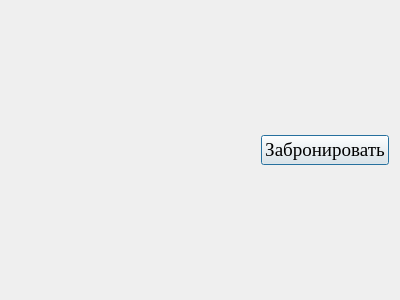
<?xml version="1.0" encoding="UTF-8"?>
<ui version="4.0">
 <class>DialogBooking</class>
 <widget class="QDialog" name="DialogBooking">
  <property name="geometry">
   <rect>
    <x>0</x>
    <y>0</y>
    <width>400</width>
    <height>300</height>
   </rect>
  </property>
  <property name="font">
   <font>
    <family>Times New Roman</family>
    <pointsize>14</pointsize>
   </font>
  </property>
  <property name="windowTitle">
   <string>Забронировать</string>
  </property>
  <layout class="QGridLayout" name="gridLayout_2">
   <item row="1" column="1">
    <widget class="QPushButton" name="pushButton">
     <property name="text">
      <string>Забронировать</string>
     </property>
    </widget>
   </item>
   <item row="1" column="0">
    <spacer name="horizontalSpacer">
     <property name="orientation">
      <enum>Qt::Horizontal</enum>
     </property>
     <property name="sizeHint" stdset="0">
      <size>
       <width>40</width>
       <height>20</height>
      </size>
     </property>
    </spacer>
   </item>
   <item row="0" column="0" colspan="2">
    <layout class="QGridLayout" name="gridLayout"/>
   </item>
  </layout>
 </widget>
 <resources/>
 <connections/>
</ui>
